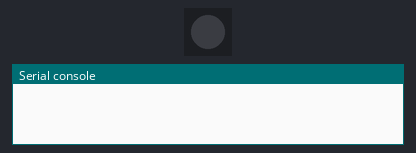
The program below on a simulated Pycom board running MicroPython. On the bench: 1 RGB LEDs in strip order, left to right, the last lines printed to the serial console. WiFi joins after 1.5 s; a WiFi scan finds the one network the program names. At 4.1 s the program stops and its outputs stay as they are.

Above: at 0.1 s.
At 2.05 s:
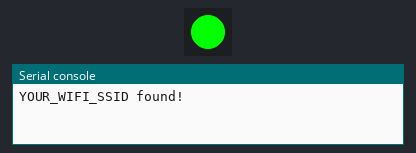
Timing chart, 0 to 3.6 s (numbered marks = the images above):
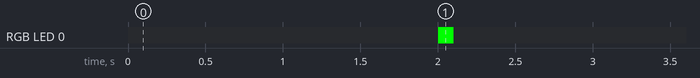

Measured:
- by itself, RGB LED 0: off → RGB(0, 255, 0) at 2.0 s, → off 0.10 s later

The program:

main.py
```python
# Start main usercode

import binascii
import pycom
import socket
import time
from network import LoRa
import machine
from network import WLAN
from machine import Pin
import keys

if __name__ == '__main__':

    # Colors
    off = 0x000000
    red = 0xff0000
    green = 0x00ff00
    blue = 0x0000ff


    # Turn off hearbeat LED
    pycom.heartbeat(False)

    # connect to DorisNet
    wlan = WLAN(mode=WLAN.STA)

    nets = wlan.scan()
    for net in nets:
        if net.ssid == 'YOUR_WIFI_SSID':
            print(net.ssid + ' found!')
            wlan.connect(net.ssid, auth=(net.sec, 'YOUR_WIFI_PASSWORD'), timeout=5000)
            connectingToWiFi = True
            break

        # use jamie's router
        if net.ssid == 'uxbridgeguest':
            print(net.ssid + ' found!')
            wlan.connect(net.ssid, auth=(net.sec, 'election17'), timeout=5000)
            connectingToWiFi = True
            break

        # # use jamie's router
        # if net.ssid == 'iotakl':
        #     print(net.ssid + ' found!')
        #     wlan.connect(net.ssid, auth=(net.sec, 'iotworkshop'), timeout=5000)
        #     connectingToWiFi = True
        #     break
        #
        # # use john's router
        # if net.ssid == 'iotakl24':
        #     print(net.ssid + ' found!')
        #     wlan.connect(net.ssid, auth=(net.sec, 'iotakl17'), timeout=5000)
        #     connectingToWiFi = True
        #     break

    if connectingToWiFi:
        while not wlan.isconnected():
            pycom.rgbled(green)
            time.sleep(0.1)
            pycom.rgbled(off)
            time.sleep(2)
            machine.idle() # save power while waiting
        print('WLAN connection succeeded!')


    # get the EUI
    lora = LoRa()
    print("LoRa EUI:", binascii.hexlify(lora.mac()))

    #get the IP on the WiFi
    print("IP:", wlan.ifconfig()[0])
    print("Try  typing a command like os.uname()")
    print("Or run the LoRa OTAA demo execfile(\"otaa.py\")")
```

keys.py
```python
import binascii
from network import LoRa


def get_app_eui(lora):
    my_mac = binascii.hexlify(lora.mac())
    if my_mac == b'70b3d5499fb4e9e7':
        app_eui = '70B3D57ED0006DFF'
    else:
        print ("Unknown Device EUI")
        app_eui = 0

    return binascii.unhexlify(app_eui)


def get_app_key(lora):
    my_mac = binascii.hexlify(lora.mac())
    if my_mac == b'70b3d5499fb4e9e7':
        app_key = 'EEBB85F338C0858F93AEEF3FCDF7BE85'
    else:
        print ("Unknown Device EUI")
        app_key = 0

    return binascii.unhexlify(app_key)
```

boot.py
```python
# boot.py -- run on boot-up
import os
import time
from machine import UART
uart = UART(0, 115200)
os.dupterm(uart)
```
